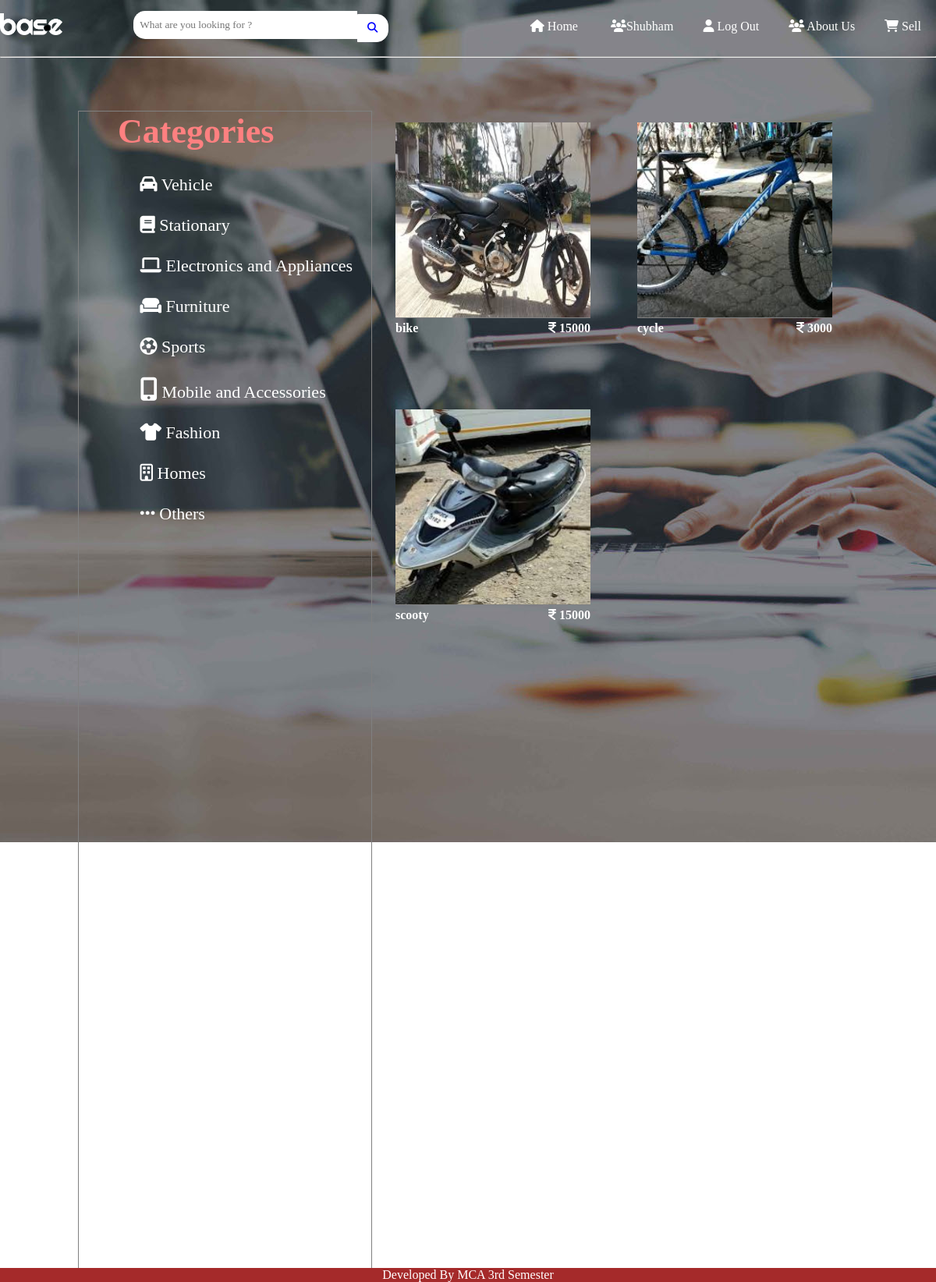
Page /asset/Code/show_category.php?x=Vehicle (signed in) on the committed database.
### tables this page shows
CREATE TABLE `products` (
  `product_id` int(10) NOT NULL,
  `product_name` varchar(255) NOT NULL,
  `category` varchar(255) NOT NULL,
  `date` timestamp NOT NULL DEFAULT current_timestamp() ON UPDATE current_timestamp(),
  `brand_name` varchar(255) DEFAULT NULL,
  `price` int(11) NOT NULL,
  `description` varchar(255) NOT NULL,
  `address` varchar(255) NOT NULL,
  `mobile` varchar(20) NOT NULL,
  `product_image1` varchar(255) NOT NULL,
  `product_image2` varchar(255) NOT NULL,
  `product_image3` varchar(255) NOT NULL,
  `product_image4` varchar(255) NOT NULL
);

### asset/Code/show_category.php (the view, shortened to what this page needs)
<!DOCTYPE html>
<html>
<head>
	<link rel="stylesheet" type="text/css" href="css/style.css">
	<link rel="stylesheet"  href="https://cdnjs.cloudflare.com/ajax/libs/font-awesome/4.7.0/css/font-awesome.min.css">
</head>
<body >
	<header>
		<div class="main">
			<div class="logo">
                <a href="index.php"><img src="asset/logo1.png" ></a>
			</div>
			<ul>
				<li> <a href="index.php"><i class="fa fa-home"></i> Home</a> </li>
			<?php
			if($_SESSION['first_name']!=''){
				echo '<li> <a href="#" ><i class="fa fa-group" ></i>'.$_SESSION['first_name'].'</a> </li>';
				echo '<li> <a href="logout.php"><i class="fa fa-user"  ></i>  Log Out</a> </li>';
			}
			else{
			echo '<li> <a href="signup.php"><i class="fa fa-user-plus" ></i> Sign Up</a> </li>';
				echo '<li> <a href="login.php"><i class="fa fa-user"  ></i>  Log In</a> </li>';
				}
				echo '<li> <a href="aboutus.php"><i class="fa fa-group"></i> About Us</a> </li>';
				if($_SESSION['first_name']!='')
					echo '<li > <a href="sell.php"><i class="fa fa-shopping-cart"></i> Sell</a> </li>';
				else
					echo '<li > <a href="login.php"><i class="fa fa-shopping-cart" ></i> Sell</a> </li>';
				?>
			</ul>
		</div>
   <form method="GET" action="Search.php">
   <div class="search">
      	<input type="text" class="searchTerm" placeholder="What are you looking for ?" name="input" >
      	<button type="submit" class="searchButton" name="search">
        	<i class="fa fa-search" style="background-color: white;"></i>
     	</button>
     	</div>
   </form>
	<br>
<hr>
        <br>
        <div>
	<?php
	include('category.php');
      $var = $_GET['x'];
$con = mysqli_connect('localhost','root','','base');
$result = mysqli_query($con,"SELECT `product_name`, `price`,`product_image1`,`product_id` FROM `products` where category='$var'");
while($data = mysqli_fetch_assoc($result))
{
$var=$data['product_id'];
echo "<a href='showProduct.php?x=$var'>
	<div class = 'block'>
	<img src='asset/product image/".$data['product_image1']."' alt='No Image' width='250px' height='250px' style='border-bottom:1px solid grey;'><br>";
	echo "<div style='float:left;color:white;'><span><b>".$data['product_name']."</b></span></div>";
	echo "<div style='float:right;color:white;'><span><b><i class='fa fa-rupee'></i>".' '.$data['price']."</b></span></div>
</div>
</a>";
}
        ?></div>
</header>
	<div class="footer">
		Developed By MCA 3rd Semester
	</div>
</body>
</html>

### css/style.css (style rules this page uses)
body { background-image:url('../asset/product image/back.jpg'); background-repeat: no-repeat; background-attachment: fixed; }
* { margin: 0; padding: 0; font-family: Century Gothic; }
header { height: 70vh; background-size: cover; }
ul { float: right; list-style-type: none; margin-top: 25px; }
ul li { display: inline-block; }
ul li a { text-decoration: none; color: #fff; padding: 5px 18px; border : 1px solid transparent; transition: 0.6s ease; }
.logo img { float:left; width: 80px; height: auto; margin-top: 17px; }
.main { max-width: 1400px; margin: auto; }
div input { margin-top: 3%; margin-left:20%; }
.search { width: 38%; position: relative; display: flex; }
.searchTerm { width: 60%; border: 3px solid #fff; border-right: none; padding: 5px; height: 20px; border-radius: 15px 0 0 15px; outline: none; }
.searchButton { width: 40px; height: 36px; border: 1px solid #fff; background: #fff; text-align: center; color: blue; border-radius: 0 15px 15px 0; cursor: pointer; margin-top: 17.5px; }

### asset/Code/show_category.php (style rules this page uses)
.footer { position: fixed; left: 0; bottom: 0; width: 100%; background-color: brown; color: white; text-align: center; }
.block { border :0px solid gray; padding: 15px; margin:15px; margin-top: 50px; float: left; }

### rows in the picture
products: product_image1 (picture), product_name "bike", price "15000"
products: product_image1 (picture), product_name "cycle", price "3000"
products: product_image1 (picture), product_name "scooty", price "15000"

### other values in the picture
$_SESSION['first_name'] "Shubham"
